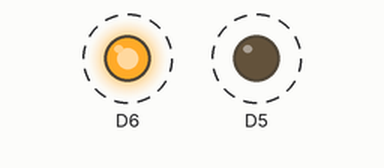
This sketch was run on a simulated ESP8266 (NodeMCU). Parts: output pins drawn as LEDs (lit = HIGH). Dashed ring = blinking.

Above: at 0.15 s.
Timing chart, 0 to 3.7 s (numbered marks = the images above):
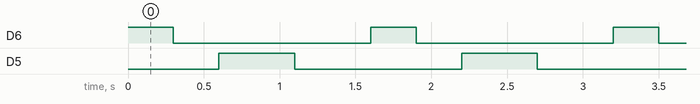

Measured:
- by itself, D6: alternates HIGH for 0.30 s and LOW for 1.3 s
- by itself, D5: alternates HIGH for 0.50 s and LOW for 1.1 s
- by itself, everything shown: repeats every 1.6 s, in 4 steps

The sketch:

LedBuzzerCode.ino
```cpp
void setup()
{
    pinMode(D6, OUTPUT);
    pinMode(D5, OUTPUT);
}

void loop()
{
    digitalWrite(D6, HIGH);
    delay(300);

    digitalWrite(D6, LOW);
    delay(300);

    digitalWrite(D5, HIGH);
    delay(500);

    digitalWrite(D5, LOW);
    delay(500);
}
```
